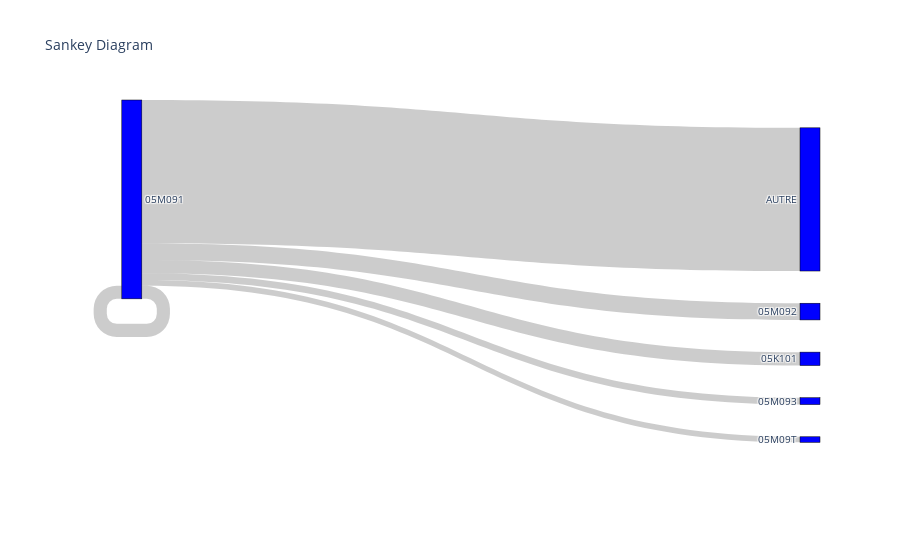

Source (notebook cell):
### Code cell
import plotly.graph_objects as go

fig = go.Figure(data=[go.Sankey(
    node = dict(
      pad = 15,
      thickness = 20,
      line = dict(color = "black", width = 0.5),
      label = ['05M091', '05M092', '05M093', '05M09T', '05K101', '23M20Z', 'AUTRE'],
      color = "blue"
    ),
    link = dict(
      source = [0, 0, 0, 0, 0, 0], # indices correspond to labels, eg A1, A2, A1, B1, ...
      target = [1, 4, 0, 2, 3, 6],
      value = [7.2527, 5.8242, 5.7143, 2.9670, 2.4176, 62.1978]
  ))])

fig.update_layout(title_text="Sankey Diagram", font_size=10)
fig.show()

### Figure 1 — Plotly figure (JSON) as saved in the notebook; plotly's stock layout.template omitted (floating-point values rounded to 4 significant figures)
{"data": [{"link": {"source": [0, 0, 0, 0, 0, 0], "target": [1, 4, 0, 2, 3, 6], "value": [7.253, 5.824, 5.714, 2.967, 2.418, 62.2]}, "node": {"color": "blue", "label": ["05M091", "05M092", "05M093", "05M09T", "05K101", "23M20Z", "AUTRE"], "line": {"color": "black", "width": 0.5}, "pad": 15, "thickness": 20}, "type": "sankey"}], "layout": {"autosize": true, "font": {"size": 10}, "title": {"text": "Sankey Diagram"}}}
